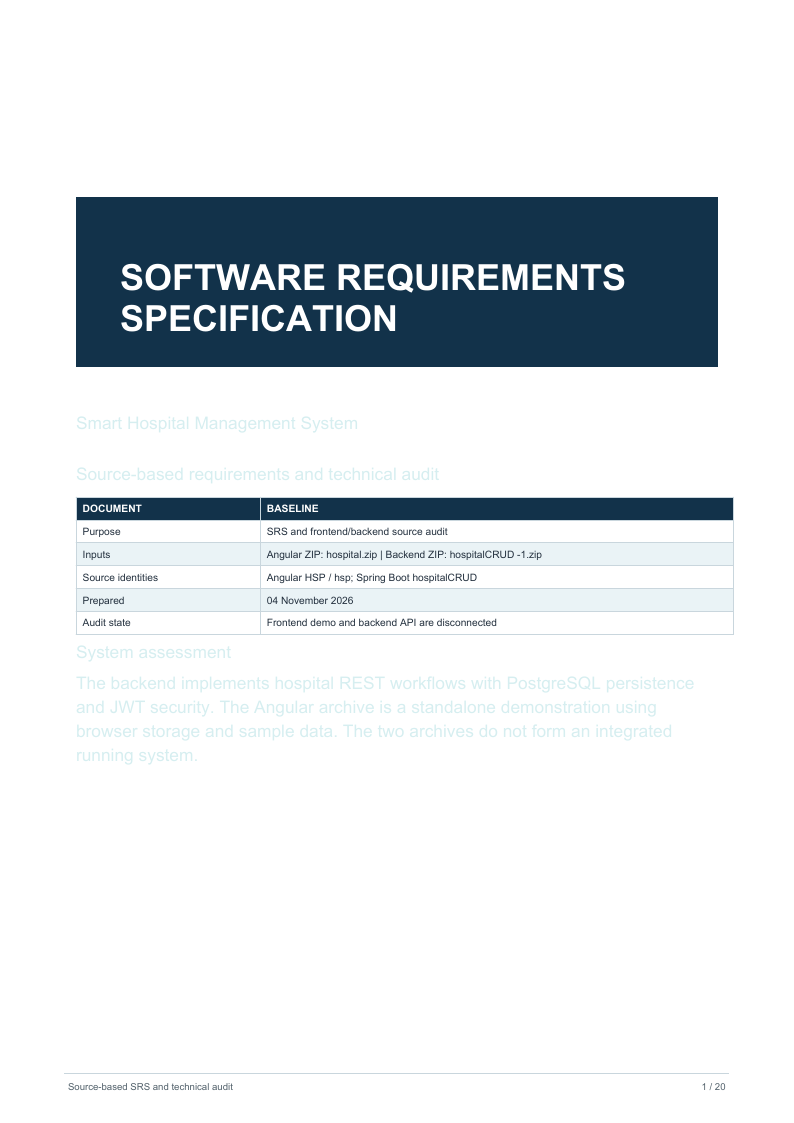
#> input picture Backend-HospitalCrud/.srs_final_render/page-01.png, 794 x 1123 px; its folder holds only this picture in this run
$ python .contact.py
#> lines starting #> are read from the running program, lines starting #| are printed output that depends on the picture
from PIL import Image,ImageOps,ImageDraw
import glob,os
files=sorted(glob.glob('.srs_final_render/page-*.png'))
for b in range(0,20,4):
 ims=[]
 for f in files[b:b+4]:
  im=Image.open(f).convert('RGB'); im.thumbnail((525,742)); ims.append((f,im.copy()))
#> further down, im is the input picture: PIL image 794x1123 RGB; mean R, G, B 222.6, 227.4, 230.6
 canvas=Image.new('RGB',(1090,1510),'#dfe5e9'); d=ImageDraw.Draw(canvas)
#> after `canvas = Image.new('RGB', (1090, 1510), '#dfe5e9')`:
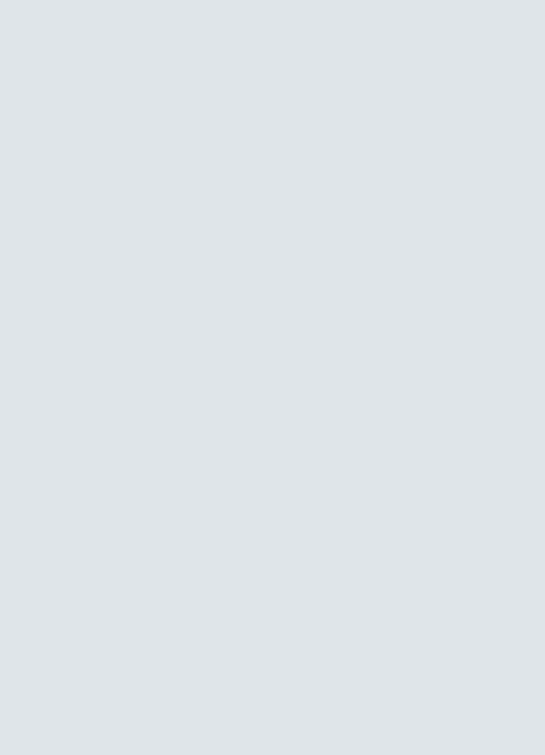
#> canvas: PIL image 1090x1510 RGB (shown at 1/2 size); mean R, G, B 223, 229, 233
 for i,(f,im) in enumerate(ims):
  x=15+(i%2)*545; y=15+(i//2)*750
  canvas.paste(im,(x,y)); d.text((x+5,y+im.height+2),os.path.basename(f),fill='#12324a')
#> this loop made 1 pass
#> (f, x, y) on pass 1: ('.srs_final_render/page-01.png', 15, 15)
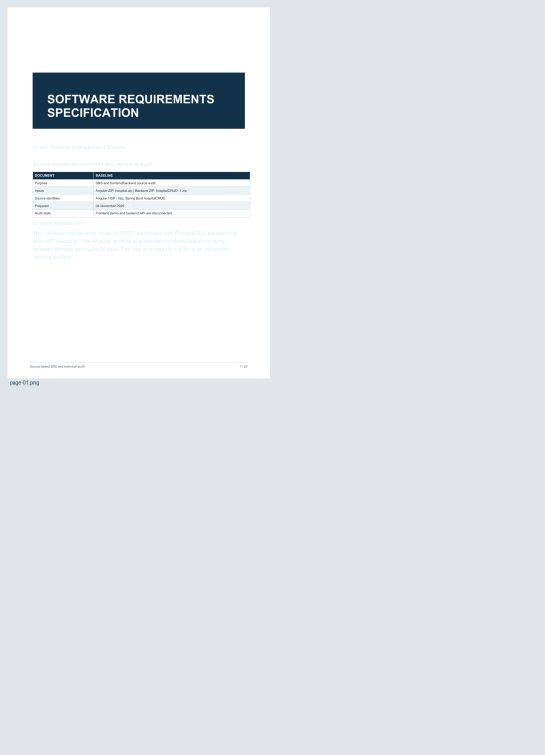
#> canvas: PIL image 1090x1510 RGB (shown at 1/2 size); mean R, G, B 222.9, 228.6, 232.4
 canvas.save(f'.srs_final_render/contact-{b//4+1}.jpg',quality=90)
